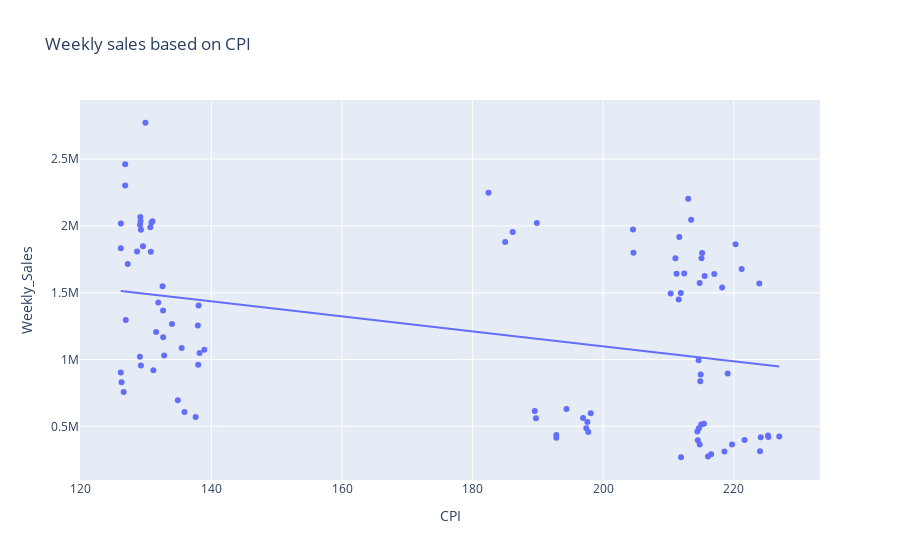

Notebook source saved alongside this figure:
### Markdown cell above
The chart shows that weekly sales drop when fuel prices are high.

### Code cell
# Create a scatter graph: impact of CPI on weekly sales
fig = px.scatter(df1, x='CPI', y='Weekly_Sales', trendline="ols", title="Weekly sales based on CPI")
fig.show()
